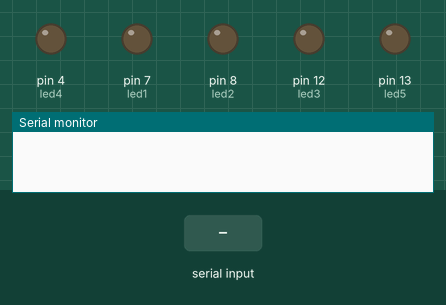
Bench run of a sketch on a simulated Arduino Uno, built with avr-gcc and run on an emulated ATmega328P. On the bench: output pins drawn as LEDs (lit = HIGH), the last lines printed to the serial monitor. Dashed ring = blinking. The test bench sets the inputs (shaded band).

Above: at 1.2 s.
1.3 s: "f" received over Serial
At 1.42 s:
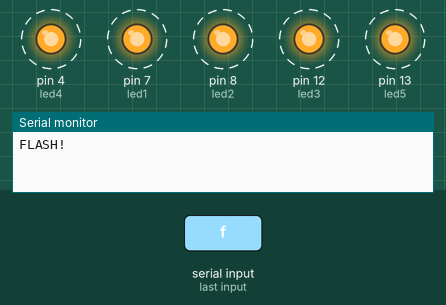
Timing chart, 0 to 10.3 s (numbered marks = the images above; inputs shaded):
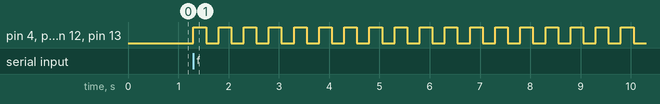

The sketch:

aForOnSForStop.arduino.ino
```cpp
#define led1 7
#define led2 8
#define led3 12
#define led4 4
#define led5 13

void setup()
{
  Serial.begin(9600);

  pinMode(led1, OUTPUT);
  pinMode(led2, OUTPUT);
  pinMode(led3, OUTPUT);
  pinMode(led4, OUTPUT);
  pinMode(led5, OUTPUT);
}

void loop()
{
  while (Serial.available())
  {
    int option = Serial.read();

    if (option == 97)
    {
      optionA();
    }
    else if (option == 115)
    {
      optionS();
    }
    else if (option == 102)
    {
      optionF();
    }
  }
}


void optionA()
{
  digitalWrite(led1, HIGH);
  delay(1000);
  digitalWrite(led2, HIGH);
  delay(1000);
  digitalWrite(led3, HIGH);
  delay(1000);
  digitalWrite(led4, HIGH);
  delay(1000);
  digitalWrite(led5, HIGH);
  delay(1000);

  allOn();
  Serial.println("ON");
}

void optionS()
{
  allOff();
  Serial.println("OFF");
}

void optionF()
{
  Serial.println("FLASH!");
  for (int i = 0; i < 100; i++)
  {
  allOn();
  delay(250);
  allOff();
  delay(250);
  allOn();
  delay(250);
  allOff();
  delay(250);
  allOn();
  delay(250);
  allOff();
  delay(250);
  allOn();
  delay(250);
  allOff();
  delay(250);
  allOn();
  delay(250);
  allOff();
  delay(250);
  allOn();
  delay(250);
  allOff();
  delay(250);
  allOn();
  delay(250);
  allOff();
  delay(250);
  allOn();
  delay(250);
  allOff();
  delay(250);
  allOn();
  delay(250);
  allOff();
  delay(250);
  allOn();
  delay(250);
  allOff();
  delay(250);
  allOn();
  delay(250);
  allOff();
  delay(250);
  allOn();
  delay(250);
  allOff();
  delay(250);
  allOn();
  delay(250);
  allOff();
  delay(250);
  allOn();
  delay(250);
  allOff();
  delay(250);
  allOn();
  delay(250);
  allOff();
  delay(250);
  allOn();
  delay(250);
  allOff();
  delay(250);
  allOn();
  delay(250);
  allOff();
  delay(250);
  allOn();
  delay(250);
  allOff();
  delay(250);
  allOn();
  delay(250);
  allOff();
  delay(250);
  allOn();
  delay(250);
  allOff();
  delay(250);
  allOn();
  delay(250);
  allOff();
  delay(250);
  allOn();
  delay(250);
  allOff();
  delay(250);
  allOn();
  delay(250);
  allOff();
  delay(250);
  allOn();
  delay(250);
  allOff();
  delay(250);
  allOn();
  delay(250);
  allOff();
  delay(250);
  allOn();
  delay(250);
  allOff();
  delay(250);
  allOn();
  delay(250);
  allOff();
  delay(250);
  allOn();
  delay(250);
  allOff();
  delay(250);
  allOn();
  delay(250);
  allOff();
  delay(250);
  allOn();
  delay(250);
  allOff();
  delay(250);
  allOn();
  delay(250);
  allOff();
  delay(250);
  allOn();
  delay(250);
  allOff();
  }
}

void allOn()
{
  digitalWrite(led1, HIGH);
  digitalWrite(led2, HIGH);
  digitalWrite(led3, HIGH);
  digitalWrite(led4, HIGH);
  digitalWrite(led5, HIGH);
}

void allOff()
{
  digitalWrite(led1, LOW);
  digitalWrite(led2, LOW);
  digitalWrite(led3, LOW);
  digitalWrite(led4, LOW);
  digitalWrite(led5, LOW);
}
```

Measured:
- after the input at 1.3 s, pin 4 (led4), pin 7 (led1), pin 8 (led2), pin 12 (led3), pin 13 (led5): alternates HIGH for 0.25 s and LOW for 0.25 s, starting at once
